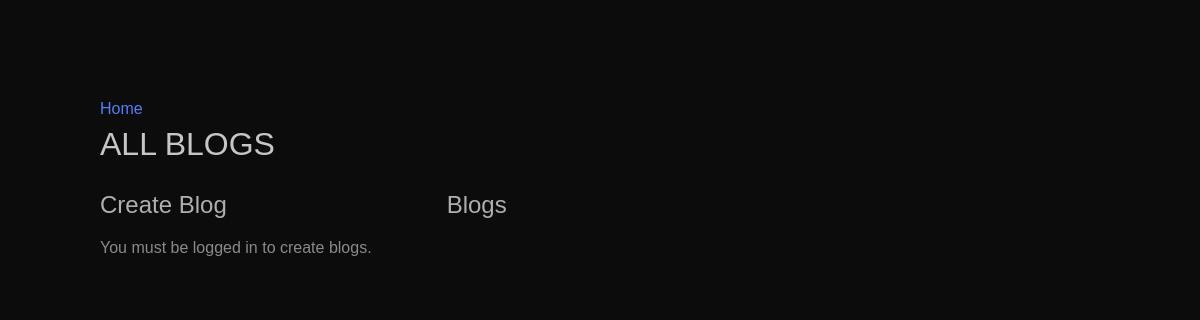
The app's page /blogs, older data.
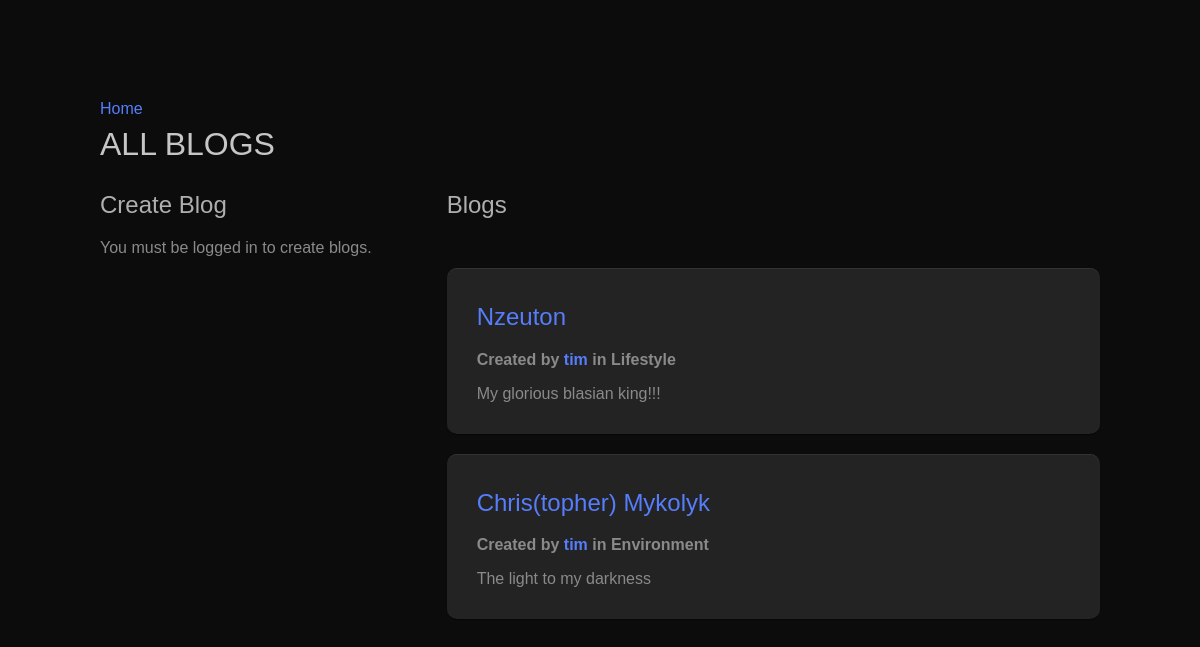
The same page, newer data.
### tables this page shows
CREATE TABLE blogs (
    id INTEGER PRIMARY KEY AUTOINCREMENT,
    title TEXT NOT NULL,
    description TEXT,
    category_id INTEGER,
    author_id INTEGER,
    FOREIGN KEY (category_id) REFERENCES categories(id) ON DELETE CASCADE,
    FOREIGN KEY (author_id) REFERENCES users(id) ON DELETE CASCADE
);

CREATE TABLE users (
    id INTEGER PRIMARY KEY AUTOINCREMENT,
    username TEXT NOT NULL UNIQUE COLLATE NOCASE,
    password TEXT NOT NULL,
    salt TEXT NOT NULL,
    email TEXT NOT NULL UNIQUE COLLATE NOCASE
);

CREATE TABLE categories (
    id INTEGER PRIMARY KEY AUTOINCREMENT,
    title TEXT UNIQUE COLLATE NOCASE
);

### blog_routes.py (the view)
@app.route("/blogs", methods=['GET', 'POST'])
def blog(categories_list=None):
    if request.method == 'POST':
        insert_blog(request.form, session)
    categories_list = fetch_categories(categories_list)
    conn = sqlite3.connect(DB_FILE)
    c = conn.cursor()
    c.execute("SELECT * FROM blogs")
    blogs = c.fetchall()
    blogs_list = []
    for blog in blogs:
        author_id = blog[4]
        c.execute("SELECT username FROM users WHERE id = ?", (author_id,))
        result = c.fetchone()
        if not result:
            c.execute("DELETE FROM blogs WHERE author_id = ?", (author_id,))
            conn.commit()
            continue
        author_name = result[0]
        category_id = blog[3]
        c.execute("SELECT title FROM categories WHERE id = ?", (category_id,))
        result = c.fetchone()
        category_title = result[0]
        blogs_list.append([blog[0], blog[1], author_name, category_title, blog[2]])
    conn.close()
    return render_template("blogs/all_blogs.html", guest=not sign_in_state(session), blogs=blogs_list, categories=categories_list)

### auth.py (called while the page is built)
def sign_in_state(session):
    return 'user' in session.keys() and session['user'] is not None

### blog.py (called while the page is built)
def fetch_categories(categories_list):
    conn = sqlite3.connect(DB_FILE)
    c = conn.cursor()
    if categories_list is None:
        c.execute("SELECT title FROM categories")
        categories_list = [row[0] for row in c.fetchall()]
    conn.close()
    return categories_list

### templates/blogs/all_blogs.html (shortened to what this page needs)
<!DOCTYPE html>
<html lang="en">
<head>
    <link href="{{ url_for('static', filename='styles.css') }}" rel="stylesheet" type="text/css">
    <link href="https://use.typekit.net/gma7sba.css" rel="stylesheet">
</head>
<body>
<div>
<p><a href="/">Home</a></p>
<h1>All Blogs</h1>
</div>
<div class="main-blog-view">
    <div class="left-section">
    <h2>Create Blog</h2>
    {% if guest %}
        <p>You must be logged in to create blogs.</p>
    {% endif %}
    </div>
    <div class="right-section">
        <h2 style="margin-bottom: 49px">Blogs</h2>
        {% for blog in blogs %}
            <article class="blog-post">
                <div>
                    <h2><a href="/blogs/{{blog[0]}}">{{blog[1]}}</a></h2>
                    <p><b>
                    Created by <a href = "/user/{{blog[2]}}">{{blog[2]}}</a>
                     in {{blog[3]}}
                    </b></p>
                    <p>{{blog[4]}}</p>
                </div>
            </article>
        {% endfor %}
    </div>
</div>
</body>
</html>

### static/styles.css (style rules this page uses)
body { margin: 100px; background-color: rgb(12, 12, 12); font-family: "aktiv-grotesk", sans-serif; }
* { font-family: "aktiv-grotesk", sans-serif; box-sizing: border-box; }
a { color: #567dfb; text-decoration: none; }
h1 { color: rgb(198, 198, 198); line-height: 10px; font-weight: 400; font-family: "aktiv-grotesk-extended", sans-serif; text-transform: uppercase; }
h2 { color: rgb(175, 175, 175); font-weight: 400; }
p { color: rgb(138, 138, 138); font-weight: 400; }
.blog-post { box-shadow: 0 0.5px 1px rgba(0, 0, 0, 0.8),inset 0 0.5px 0.5px rgba(255, 255, 255, 0.15); padding: 15px 30px 15px 30px; border-radius: 10px; background-color: rgb(35, 35, 35); }
.main-blog-view { display: flex; gap: 20px; }
.left-section { flex: 1; position: sticky; top: 20px; height: 100%; }
.right-section { flex: 2; }
.blog-post { margin-bottom: 20px; }

Row changes from the older to the newer data that the page shows:
added blogs: title "Nzeuton", description "My glorious blasian king!!!"
added users: username "tim" "tim"
now on this page (row unchanged): categories: title "Lifestyle"
added blogs: title "Chris(topher) Mykolyk", description "The light to my darkness"
now on this page (row unchanged): categories: title "Environment"
Text that changed along with them:
new list line: "Created by in"
